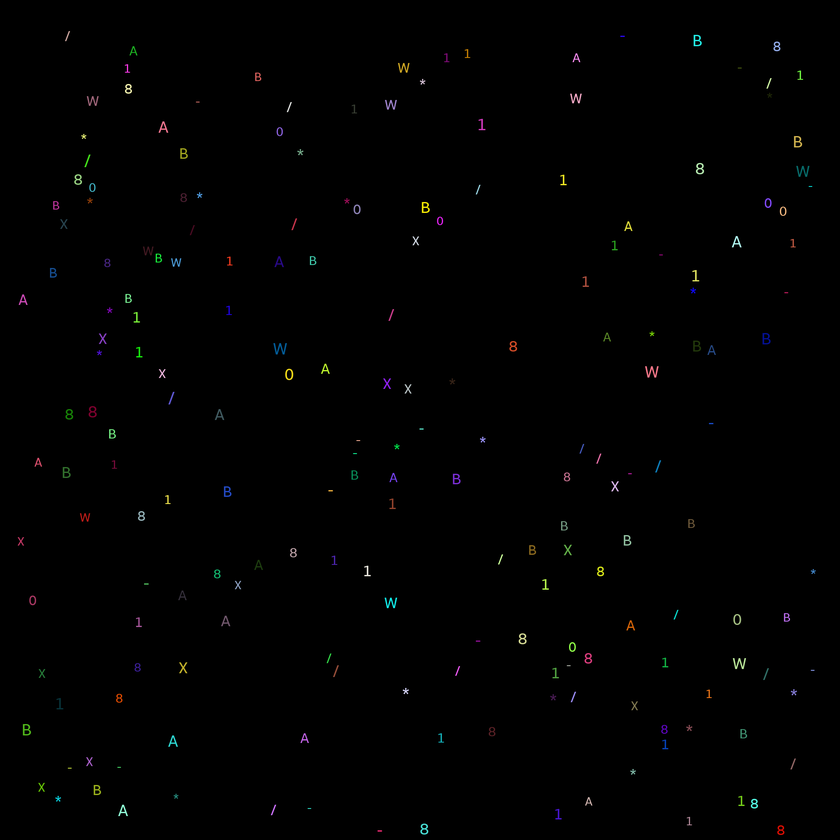
#> input picture lectures/src/alphabet.png, 840 x 840 px, shrunk from 2000 x 2000 before the run, found by its file name
$ python l7_frequency_analysis.py
#> lines starting #> are read from the running program, lines starting #| are printed output that depends on the picture; after the words box and inside, x2 and y2 are one past the last pixel; in counts of white or black regions, pixels touching at a corner belong together
# -*- coding: utf-8 -*-
import numpy as np
import matplotlib.pyplot as plt
from scipy.ndimage import morphology
from skimage.measure import label, regionprops
from skimage.filters import try_all_threshold, threshold_triangle

image = plt.imread('lectures/src/alphabet.png')
#> image is the input picture: shape (840, 840, 3) float32; mean R, G, B 0.00387, 0.00397, 0.00369
# plt.figure(figsize=(12, 12))
# plt.imshow(image)
# plt.show()

gray = np.sum(image, 2)
# print(np.min(gray),np.max(gray))

gray[gray > 0] = 1
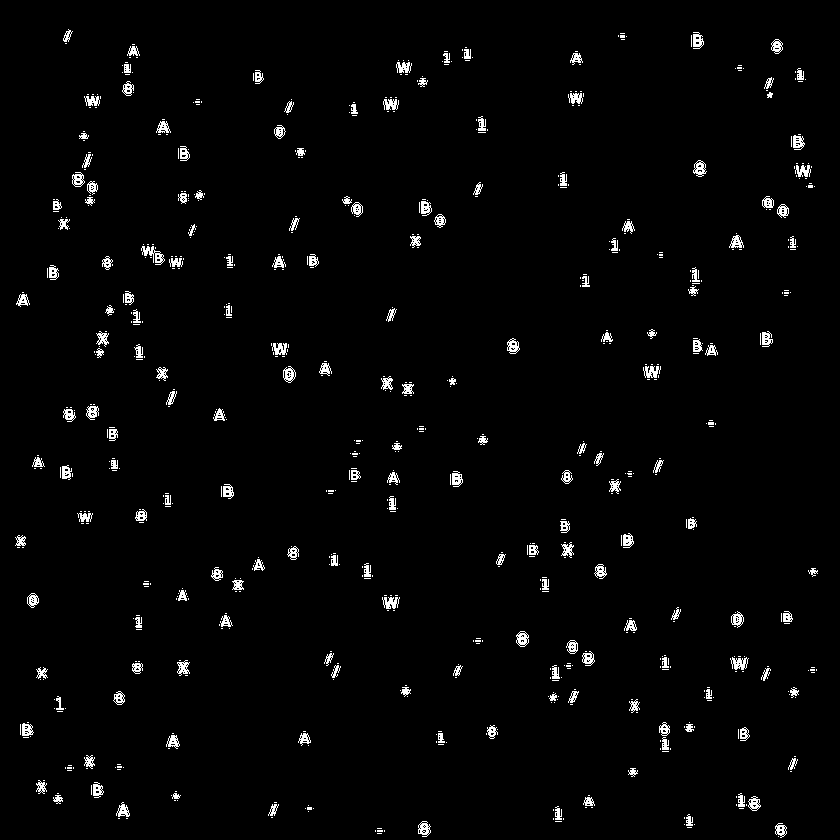
#> gray: shape (840, 840) float32; values 0 (black) and 1 (white), 2.2% white in thin lines or dots


labeled = label(gray)
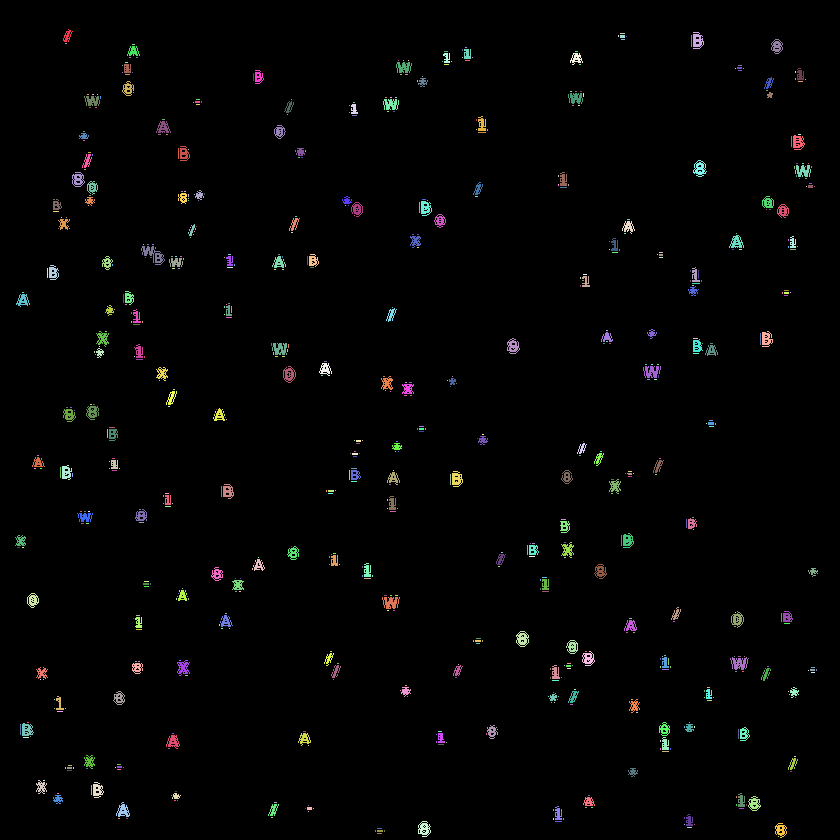
#> labeled: shape (840, 840) int64; 730 distinct labels, from 0 to 729; one colour per label, 0 black

# plt.figure(figsize=(25, 25))
# plt.imshow(labeled)
# plt.show()
print(np.max(labeled))
#| 729

regions = regionprops(labeled)
#> regions = 729 regions; largest, box (x1, y1, x2, y2) and area: (141, 246, 165, 265) 178, (730, 657, 749, 670) 143, (643, 366, 661, 378) 137, (382, 597, 400, 609) 137, (272, 343, 287, 355) 125

plt.imshow(regions[121].image)


def lakes(image):
    B = ~image
    BB = np.ones((B.shape[0]+2, B.shape[1] + 2))
    BB[1:-1, 1:-1] = B
    return np.max(label(BB)) - 1


def has_vline(image):
    lines = np.sum(image, 0) // image.shape[0]
    # print(lines)
    return 1 in lines


def has_bay(image):
    b = ~image
    bb = np.zeros((b.shape[0]+1, b.shape[1])).astype('uint8')
    bb[:-1, :] = b
    return lakes(~bb) - 1


def count_bays(image):
    holes = ~image.copy()
    return np.max(label(holes))


def show_symbol(SYM, regions):
    a, b, c = 1, 9, 1
    for region in regions:
        symbol = recognize(region)
        if c == 10:
            c = 1
            a += 1
            plt.show()
        if symbol == SYM:
            plt.subplot(str(a)+str(b)+str(c))
            plt.imshow(region.image)
            c += 1
    plt.show()


def recognize(region):
    lc = lakes(region.image)
    if lc == 2:
        if has_vline(region.image):
            return "B"
        return "8"
    if lc == 1:

        if has_bay(region.image) > 0:
            return "A"
        return "0"
    if lc == 0:
        if has_vline(region.image):
            if np.all(region.image == 1):
                return '-'
            return '1'

        bays = count_bays(region.image)
        if bays == 2:
            return '/'

        if bays > 3:
            # print("W or X or *")
            circ = region.perimeter**2 / region.area
            if circ > 70:
                return '*'
            if bays == 5:
                return 'W'
            if bays == 4:
                return 'X'

    return None


d = {}
for region in regions:
    symbol = recognize(region)
    if symbol not in d:
        d[symbol] = 1
    else:
        d[symbol] += 1
#> this loop made 729 passes
#> (lc in recognize, symbol) on passes 4, 7, 14: (0, '-'), (0, '-'), (0, '-')
#> after the loop, d = 9 items
print(d)
#| {'/': 23, None: 47, '-': 549, '8': 51, 'A': 13, '0': 23, '1': 14, 'B': 6, 'X': 3}

show_symbol('8', regions)
#> the loop in show_symbol, `for region in regions:` made 729 passes
#> (lc in recognize, symbol, c) on passes 9, 19, 41, 56: (2, '8', 2), (2, '8', 3), (2, '8', 4), (2, '8', 5)
#> c on passes 97, 110, 121, 129, 147, 148: 6, 7, 8, 9, 10, 1
#> after the loop in show_symbol, `for region in regions:`: a = 6; c = 7
#> in show_symbol, `plt.show()`:
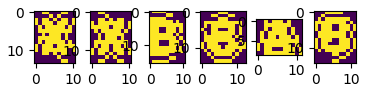
#> figure drawn by matplotlib, 6 panels
